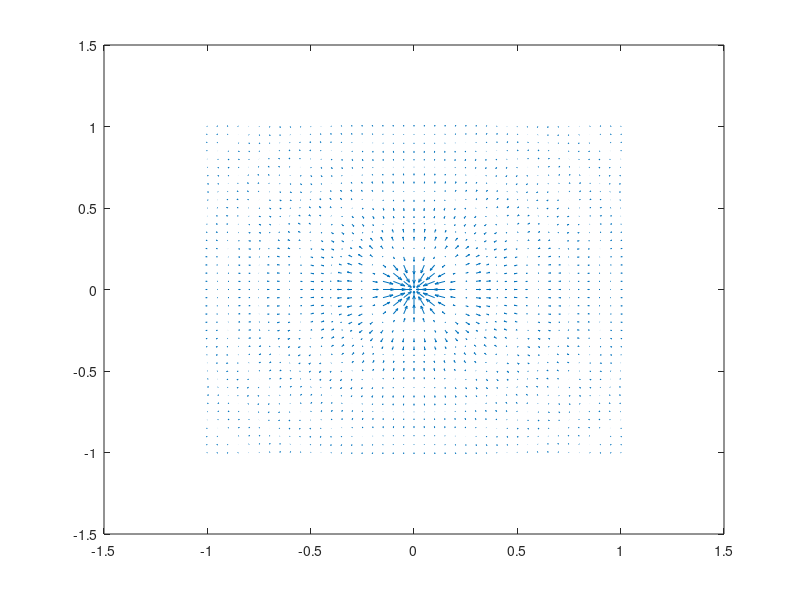

Reproduce this figure in MATLAB.
freq=1e3; %frequencia [Hz]
c = 340; % velocidade do som [m/s]
A=1; %Amplitude [Pa]
rho0 = 1.2922;
c = 340;
omega=2*pi*freq;
k=omega/c;
[x,y]=meshgrid(-1:.05:1,-1:.05:1);

r=sqrt(x.^2 + y.^2);
rx = x./r;
ry = y./r;

for t=0:.1e-4:5e-3

    p=(A./r).*exp(1j*(omega*t-k*r));
    ux = rx.*(1- 1j./(k*r)).*p./(rho0*c);
    uy = ry.*(1- 1j./(k*r)).*p./(rho0*c);
    figure(1)
%     surf(x,y,real(p))
%     colormap(jet)
%     shading interp
%     view(2)
%     caxis([-10 10])
%     axis equal
%     colorbar
%     hold on
    q = quiver(x,y,real(ux),real(uy));
    
    pause(.05)
end